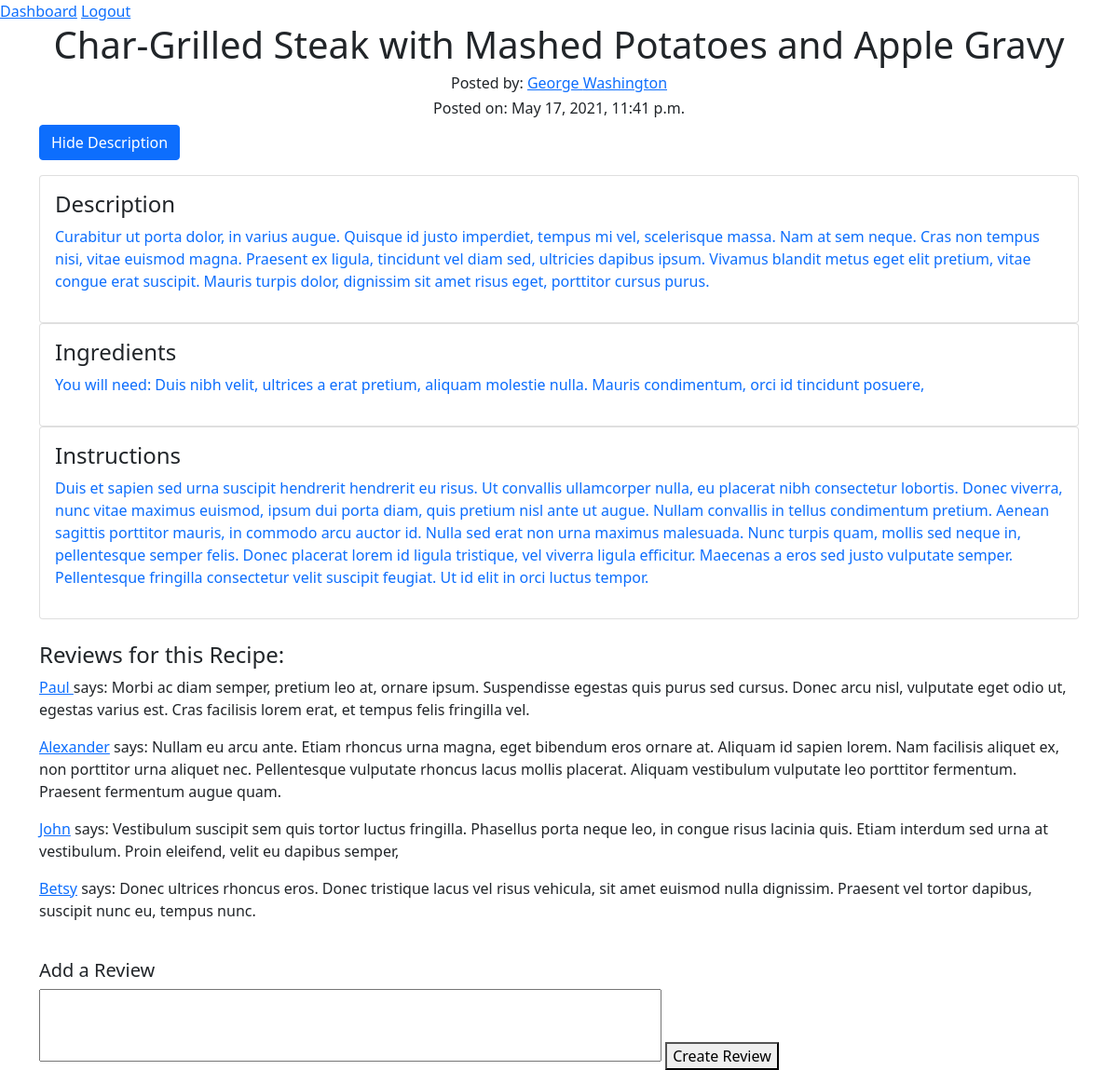
The page /recipe/10 (signed in) on the database its author committed.
### RecipeApp/models.py (models this page shows)
class Recipe(models.Model):
    title = models.CharField(max_length=60)
    description = models.TextField()
    instructions = models.CharField(max_length=100)
    ingredients = models.TextField()
    user_recipe = models.ForeignKey(User, related_name='user_recipe', on_delete=models.CASCADE)
    created_at= models.DateTimeField(auto_now_add=True)
    updated_at= models.DateTimeField(auto_now=True)
    recipe_pic = models.ImageField(null=True, blank=True, upload_to="images/")
    objects = RecipeManager()

class User(models.Model):
    first_name = models.CharField(max_length=50)
    last_name = models.CharField(max_length=50)
    email = models.CharField(max_length=50)
    password = models.CharField(max_length=50)
    created_at = models.DateTimeField(auto_now_add=True)
    updated_at = models.DateTimeField(auto_now=True)
    profile_pic = models.ImageField(null=True, blank=True)
    objects = UserManager()

class Review(models.Model):
    content = models.TextField()
    user_review = models.ForeignKey(User, related_name="user_reviews", on_delete=models.CASCADE)
    recipe_reviewed = models.ForeignKey(Recipe, related_name="recipe_reviews", on_delete=models.CASCADE)
    created_at = models.DateTimeField(auto_now_add=True)
    updated_at = models.DateTimeField(auto_now=True)
    objects = ReviewManager()

### RecipeApp/views.py (the view)
# urls.py: path('recipe/<int:recipe_id>', views.show_recipe),
def show_recipe(request, recipe_id):
    context = {
        'logged_user': User.objects.get(id=request.session['logged_user']),
        'recipe' : Recipe.objects.get(id=recipe_id)
    }
    return render(request, 'user_recipe.html', context)

### RecipeApp/templates/user_recipe.html (shortened to what this page needs)
<!DOCTYPE html>
<html lang="en">
<head>
    <link href="https://cdn.jsdelivr.net/npm/bootstrap@5.0.0-beta3/dist/css/bootstrap.min.css" rel="stylesheet">
</head>
<body>
    <a href="/user/dashboard">Dashboard</a>
    <a href="/user/logout">Logout</a>
    <br>
    <div class="jumbotron text-center" style="margin-bottom:0">
        <h1>{{recipe.title}}</h1>
        <h6>Posted by: <a href="/user/{{recipe.user_recipe.id}}">{{recipe.user_recipe.first_name}} {{recipe.user_recipe.last_name}}</a></h6>
        <h6>Posted on: {{recipe.created_at}}</h6>
    </div>
    <div class="container">
        <p><button class="btn btn-primary" type="button" data-toggle="collapse" data-target="#content">Hide Description</button></p>
                <div class="collapse show" id="content">
                    <div class="card card-body">
                        <h4>Description</h4>
                        <p class="text-primary">{{recipe.description}}</p>
                    </div>
                </div>
    </div>
    <div class="container">
        <div class="card card-body">
        <h4>Ingredients</h4>
        <p class="text-primary">{{recipe.ingredients}}</p>
    </div>
    </div>
        <div class="container">
            <div class="card card-body">
        <h4>Instructions</h4>
        <p class="text-primary">{{recipe.instructions}}</p>
    </div>
    </div>
    <br>
    <div class="container">
        <h4>Reviews for this Recipe:</h4>
        {% for review in recipe.recipe_reviews.all %}
        <p id="reviewDelete"><a href="/user/{{review.user_review.id}}">{{review.user_review.first_name}}</a> says: {{review.content}}</p>
        {% endfor %}
    </div>
    <br>
    <div class=" container">
        {% if recipe.user_recipe.id != request.session.logged_user%}
        <h5>Add a Review</h5>
        <form action="/recipe/add_review" method="post">
        <textarea name="content" cols="70" rows="3" style="resize: none;"></textarea>
        <button>Create Review</button>
        {%endif%}
        </form>
    </div>
</body>
</html>

### rows shown on the page
Recipe: title "Char-Grilled Steak with Mashed Potatoes and Apple Gravy", user_recipe.first_name "George", user_recipe.last_name "Washington", created_at "May 17, 2021, 11:41 p.m.", description "Curabitur ut porta dolor, in varius augue. Quisque id justo imperdiet, tempus mi vel, scelerisque massa. Nam at sem neque. Cras non tempus nisi, vitae euismod magna. Praesent ex ligula, tincidunt vel diam sed, ultricies dapibus ipsum. Vivamus blandit metus eget elit pretium, vitae congue erat suscipit. Mauris turpis dolor, dignissim sit amet risus eget, porttitor cursus purus.", ingredients "You will need: Duis nibh velit, ultrices a erat pretium, aliquam molestie nulla. Mauris condimentum, orci id tincidunt posuere,", instructions "Duis et sapien sed urna suscipit hendrerit hendrerit eu risus. Ut convallis ullamcorper nulla, eu placerat nibh consectetur lobortis. Donec viverra, nunc vitae maximus euismod, ipsum dui porta diam, quis pretium nisl ante ut augue. Nullam convallis in tellus condimentum pretium. Aenean sagittis porttitor mauris, in commodo arcu auctor id. Nulla sed erat non urna maximus malesuada. Nunc turpis quam, mollis sed neque in, pellentesque semper felis. Donec placerat lorem id ligula tristique, vel viverra ligula efficitur. Maecenas a eros sed justo vulputate semper. Pellentesque fringilla consectetur velit suscipit feugiat. Ut id elit in orci luctus tempor."
Review: user_review.first_name "Paul", content "Morbi ac diam semper, pretium leo at, ornare ipsum. Suspendisse egestas quis purus sed cursus. Donec arcu nisl, vulputate eget odio ut, egestas varius est. Cras facilisis lorem erat, et tempus felis fringilla vel."
Review: user_review.first_name "Alexander", content "Nullam eu arcu ante. Etiam rhoncus urna magna, eget bibendum eros ornare at. Aliquam id sapien lorem. Nam facilisis aliquet ex, non porttitor urna aliquet nec. Pellentesque vulputate rhoncus lacus mollis placerat. Aliquam vestibulum vulputate leo porttitor fermentum. Praesent fermentum augue quam."
Review: user_review.first_name "John", content "Vestibulum suscipit sem quis tortor luctus fringilla. Phasellus porta neque leo, in congue risus lacinia quis. Etiam interdum sed urna at vestibulum. Proin eleifend, velit eu dapibus semper,"
Review: user_review.first_name "Betsy", content "Donec ultrices rhoncus eros. Donec tristique lacus vel risus vehicula, sit amet euismod nulla dignissim. Praesent vel tortor dapibus, suscipit nunc eu, tempus nunc."
